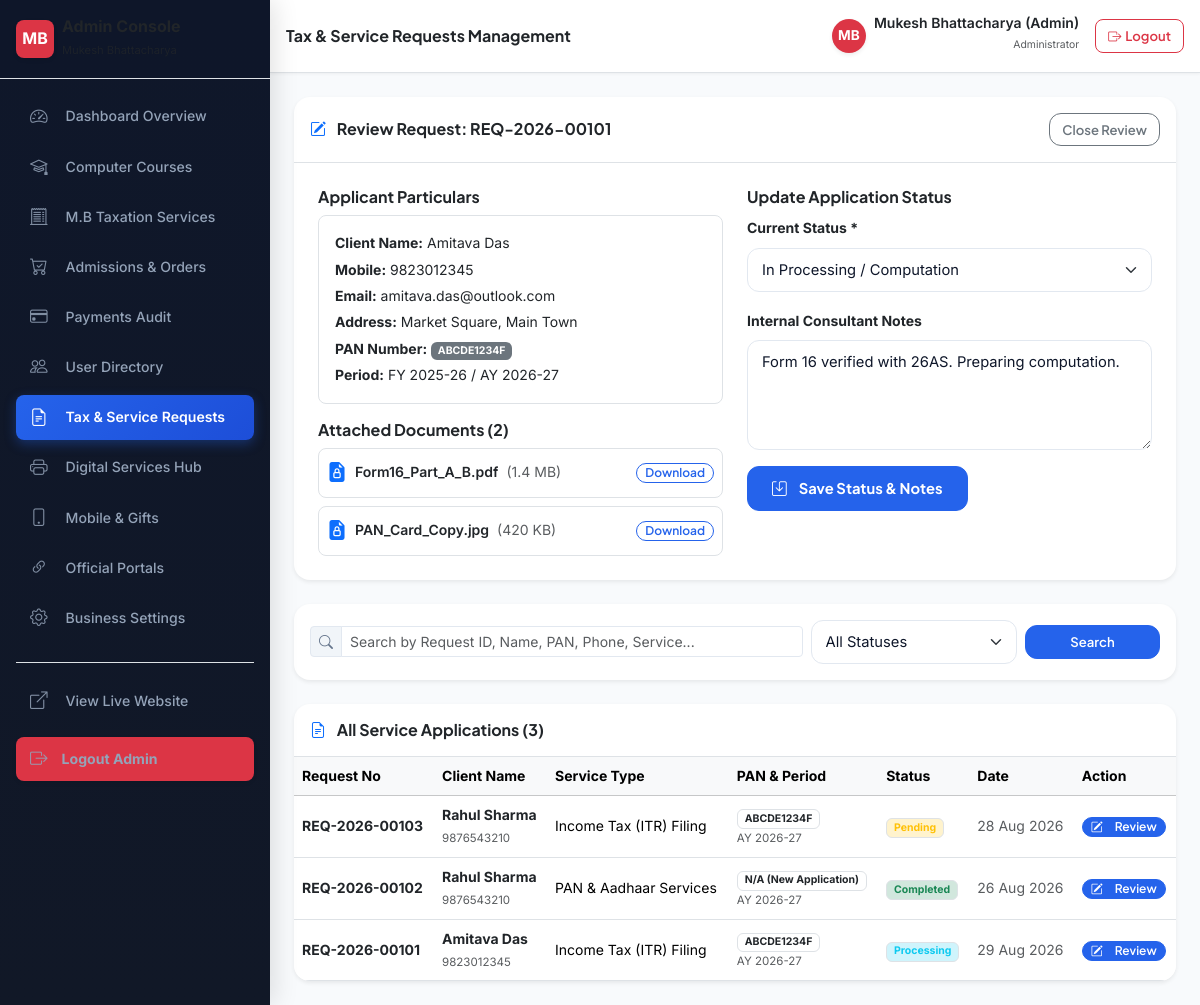
Screenshot of /admin/tax-requests.php?view_id=1 (signed in) with the database file from the repository.
### tables this page shows
CREATE TABLE `users` (
  `id` INT UNSIGNED NOT NULL AUTO_INCREMENT,
  `user_code` VARCHAR(50) NOT NULL UNIQUE,
  `name` VARCHAR(120) NOT NULL,
  `email` VARCHAR(150) NOT NULL UNIQUE,
  `mobile` VARCHAR(20) NOT NULL UNIQUE,
  `password_hash` VARCHAR(255) NOT NULL,
  `address` TEXT NULL,
  `role` ENUM('user', 'admin') NOT NULL DEFAULT 'user',
  `status` ENUM('active', 'inactive', 'suspended') NOT NULL DEFAULT 'active',
  `created_at` DATETIME NOT NULL DEFAULT CURRENT_TIMESTAMP,
  `updated_at` DATETIME NOT NULL DEFAULT CURRENT_TIMESTAMP ON UPDATE CURRENT_TIMESTAMP,
  PRIMARY KEY (`id`),
  INDEX `idx_users_email` (`email`),
  INDEX `idx_users_mobile` (`mobile`),
  INDEX `idx_users_role` (`role`),
  INDEX `idx_users_status` (`status`)
);

CREATE TABLE `service_requests` (
  `id` INT UNSIGNED NOT NULL AUTO_INCREMENT,
  `request_number` VARCHAR(60) NOT NULL UNIQUE,
  `user_id` INT UNSIGNED NOT NULL,
  `service_id` INT UNSIGNED NULL,
  `service_type` VARCHAR(150) NOT NULL,
  `customer_name` VARCHAR(120) NOT NULL,
  `mobile` VARCHAR(20) NOT NULL,
  `email` VARCHAR(150) NOT NULL,
  `address` TEXT NULL,
  `pan_number` VARCHAR(30) NULL,
  `financial_year` VARCHAR(20) NOT NULL DEFAULT '2025-26',
  `assessment_year` VARCHAR(20) NOT NULL DEFAULT '2026-27',
  `status` ENUM('Pending', 'Processing', 'Need More Information', 'Completed', 'Rejected') NOT NULL DEFAULT 'Pending',
  `internal_notes` TEXT NULL,
  `created_at` DATETIME NOT NULL DEFAULT CURRENT_TIMESTAMP,
  `updated_at` DATETIME NOT NULL DEFAULT CURRENT_TIMESTAMP ON UPDATE CURRENT_TIMESTAMP,
  PRIMARY KEY (`id`),
  INDEX `idx_requests_user_id` (`user_id`),
  INDEX `idx_requests_status` (`status`),
  INDEX `idx_requests_number` (`request_number`),
  CONSTRAINT `fk_requests_user` FOREIGN KEY (`user_id`) REFERENCES `users` (`id`) ON DELETE CASCADE,
  CONSTRAINT `fk_requests_service` FOREIGN KEY (`service_id`) REFERENCES `tax_services` (`id`) ON DELETE SET NULL
);

CREATE TABLE `documents` (
  `id` INT UNSIGNED NOT NULL AUTO_INCREMENT,
  `request_id` INT UNSIGNED NULL,
  `user_id` INT UNSIGNED NOT NULL,
  `original_name` VARCHAR(255) NOT NULL,
  `stored_name` VARCHAR(255) NOT NULL UNIQUE,
  `file_type` VARCHAR(100) NOT NULL,
  `file_size` INT UNSIGNED NOT NULL,
  `file_size_formatted` VARCHAR(30) NOT NULL,
  `file_path` VARCHAR(255) NOT NULL,
  `upload_ip` VARCHAR(45) NULL,
  `created_at` DATETIME NOT NULL DEFAULT CURRENT_TIMESTAMP,
  PRIMARY KEY (`id`),
  INDEX `idx_documents_request_id` (`request_id`),
  INDEX `idx_documents_user_id` (`user_id`),
  CONSTRAINT `fk_documents_request` FOREIGN KEY (`request_id`) REFERENCES `service_requests` (`id`) ON DELETE SET NULL,
  CONSTRAINT `fk_documents_user` FOREIGN KEY (`user_id`) REFERENCES `users` (`id`) ON DELETE CASCADE
);

### admin/tax-requests.php (the view, shortened to what the rows shown need)
<?php
require_once dirname(__DIR__) . '/config/db.php';
require_once dirname(__DIR__) . '/includes/auth.php';
$selected_request = null;
$attached_docs = [];
if (isset($_GET['view_id'])) {
    $v_id = (int)$_GET['view_id'];
    $r_stmt = $conn->prepare("SELECT * FROM service_requests WHERE id = :id LIMIT 1");
    $r_stmt->execute([':id' => $v_id]);
    $selected_request = $r_stmt->fetch();
    if ($selected_request) {
        $d_stmt = $conn->prepare("SELECT * FROM documents WHERE request_id = :rid");
        $d_stmt->execute([':rid' => $v_id]);
        $attached_docs = $d_stmt->fetchAll();
    }
}
$page = isset($_GET['page']) ? max(1, (int)$_GET['page']) : 1;
$per_page = 10;
$where_clauses = ["1=1"];
$where_sql = implode(" AND ", $where_clauses);
$offset = ($page - 1) * $per_page;
$sql = "SELECT * FROM service_requests WHERE $where_sql ORDER BY id DESC LIMIT :limit OFFSET :offset";
$stmt = $conn->prepare($sql);
$stmt->bindValue(':limit', $per_page, PDO::PARAM_INT);
$stmt->bindValue(':offset', $offset, PDO::PARAM_INT);
$stmt->execute();
$requests = $stmt->fetchAll();
include __DIR__ . '/includes/header.php';
?>
<?php if ($selected_request): ?>
  <div class="card border-0 shadow-sm rounded-4 overflow-hidden mb-4" style="background: var(--card-bg, #ffffff);">
    <div class="card-header bg-transparent border-bottom p-3 d-flex justify-content-between align-items-center">
      <h6 class="fw-bold text-dark mb-0">
        <i class="bi bi-pencil-square text-primary me-2"></i> Review Request: <?php echo htmlspecialchars($selected_request['request_number']); ?>
      </h6>
      <a href="tax-requests.php" class="btn btn-sm btn-outline-secondary">Close Review</a>
    </div>
    <div class="card-body p-4">
      <div class="row g-4">
        <div class="col-md-6">
          <h6 class="fw-bold text-dark mb-2">Applicant Particulars</h6>
          <div class="p-3 rounded-3 bg-subtle border small mb-3">
            <div class="mb-1"><strong>Client Name:</strong> <?php echo htmlspecialchars($selected_request['customer_name']); ?></div>
            <div class="mb-1"><strong>Mobile:</strong> <?php echo htmlspecialchars($selected_request['mobile']); ?></div>
            <div class="mb-1"><strong>Email:</strong> <?php echo htmlspecialchars($selected_request['email']); ?></div>
            <div class="mb-1"><strong>Address:</strong> <?php echo htmlspecialchars($selected_request['address']); ?></div>
            <div class="mb-1"><strong>PAN Number:</strong> <span class="badge bg-secondary"><?php echo htmlspecialchars($selected_request['pan_number'] ?: 'N/A'); ?></span></div>
            <div class="mb-0"><strong>Period:</strong> FY <?php echo htmlspecialchars($selected_request['financial_year']); ?> / AY <?php echo htmlspecialchars($selected_request['assessment_year']); ?></div>
          </div>
          <h6 class="fw-bold text-dark mb-2">Attached Documents (<?php echo count($attached_docs); ?>)</h6>
          <?php if (!empty($attached_docs)): ?>
            <div class="d-flex flex-column gap-2">
              <?php foreach ($attached_docs as $doc): ?>
                <div class="d-flex justify-content-between align-items-center p-2 rounded-3 bg-subtle border small">
                  <div class="d-flex align-items-center gap-2 text-truncate">
                    <i class="bi bi-file-earmark-lock-fill text-primary fs-5"></i>
                    <span class="fw-semibold text-dark text-truncate"><?php echo htmlspecialchars($doc['original_name']); ?></span>
                    <span class="text-muted">(<?php echo htmlspecialchars($doc['file_size_formatted']); ?>)</span>
                  </div>
                  <a href="../<?php echo htmlspecialchars($doc['file_path']); ?>" target="_blank" class="btn btn-sm btn-outline-primary py-0 px-2" style="font-size: 0.75rem;">Download</a>
                </div>
              <?php endforeach; ?>
            </div>
          <?php else: ?>
            <p class="small text-muted mb-0">No documents uploaded with this request.</p>
          <?php endif; ?>
        </div>
        <div class="col-md-6">
          <h6 class="fw-bold text-dark mb-2">Update Application Status</h6>
          <form method="POST" action="tax-requests.php">
            <div class="mb-3">
              <label class="form-label small fw-bold text-dark">Current Status *</label>
              <select name="status" class="form-select">
                <option value="Processing" <?php echo ($selected_request['status'] === 'Processing') ? 'selected' : ''; ?>>In Processing / Computation</option>
              </select>
            </div>
            <div class="mb-3">
              <label class="form-label small fw-bold text-dark">Internal Consultant Notes</label>
              <textarea name="internal_notes" class="form-control" rows="4" placeholder="Add tax computation remarks, acknowledgement numbers, or client follow-up details..."><?php echo htmlspecialchars($selected_request['internal_notes'] ?? ''); ?></textarea>
            </div>
            <button type="submit" class="btn btn-primary fw-bold px-4">
              <i class="bi bi-save me-1"></i> Save Status & Notes
            </button>
          </form>
        </div>
      </div>
    </div>
  </div>
<?php endif; ?>
<div class="card border-0 shadow-sm rounded-4 overflow-hidden" style="background: var(--card-bg, #ffffff);">
  <div class="card-body p-0">
    <div class="table-responsive">
      <table class="table table-hover align-middle mb-0 small">
        <thead class="table-light">
          <tr>
            <th>Request No</th>
            <th>Client Name</th>
            <th>Service Type</th>
            <th>PAN & Period</th>
            <th>Status</th>
            <th>Date</th>
            <th>Action</th>
          </tr>
        </thead>
        <tbody>
          <?php if (!empty($requests)): ?>
            <?php foreach ($requests as $r): ?>
              <tr>
                <td class="fw-bold text-dark"><?php echo htmlspecialchars($r['request_number']); ?></td>
                <td>
                  <strong class="d-block text-dark"><?php echo htmlspecialchars($r['customer_name']); ?></strong>
                  <span class="text-muted" style="font-size: 0.72rem;"><?php echo htmlspecialchars($r['mobile']); ?></span>
                </td>
                <td><?php echo htmlspecialchars($r['service_type']); ?></td>
                <td>
                  <span class="badge bg-subtle text-dark border"><?php echo htmlspecialchars($r['pan_number'] ?: 'No PAN'); ?></span>
                  <div class="text-muted" style="font-size: 0.72rem;">AY <?php echo htmlspecialchars($r['assessment_year']); ?></div>
                </td>
                <td>
                  <?php if ($r['status'] === 'Completed'): ?>
                    <span class="badge bg-success-subtle text-success border">Completed</span>
                  <?php elseif ($r['status'] === 'Processing'): ?>
                    <span class="badge bg-info-subtle text-info border">Processing</span>
                  <?php elseif ($r['status'] === 'Cancelled'): ?>
                    <span class="badge bg-danger-subtle text-danger border">Cancelled</span>
                  <?php else: ?>
                    <span class="badge bg-warning-subtle text-warning border">Pending</span>
                  <?php endif; ?>
                </td>
                <td class="text-muted"><?php echo date('d M Y', strtotime($r['created_at'])); ?></td>
                <td>
                  <a href="tax-requests.php?view_id=<?php echo $r['id']; ?>" class="btn btn-sm btn-primary py-0 px-2" style="font-size: 0.75rem;">
                    <i class="bi bi-pencil-square me-1"></i> Review
                  </a>
                </td>
              </tr>
            <?php endforeach; ?>
          <?php else: ?>
            <tr><td colspan="7" class="text-center py-4 text-muted">No tax service requests found matching criteria.</td></tr>
          <?php endif; ?>
        </tbody>
      </table>
    </div>
  </div>
</div>
<?php include __DIR__ . '/includes/footer.php'; ?>

### admin/includes/header.php (shortened to what the rows shown need)
<?php
require_once dirname(__DIR__, 2) . '/config/db.php';
require_once dirname(__DIR__, 2) . '/includes/auth.php';
$logged_admin = current_user();
?>
<!DOCTYPE html>
<html lang="en" data-bs-theme="light">
<head>
  <link href="https://cdn.jsdelivr.net/npm/bootstrap@5.3.3/dist/css/bootstrap.min.css" rel="stylesheet">
  <link href="https://cdn.jsdelivr.net/npm/bootstrap-icons@1.11.3/font/bootstrap-icons.min.css" rel="stylesheet">
  <link href="../assets/css/style.css" rel="stylesheet">
  <link href="../assets/css/admin.css" rel="stylesheet">
</head>
<body class="bg-body-tertiary">
  <div class="admin-wrapper">
    <div class="admin-main">
      <header class="admin-topbar d-flex align-items-center justify-content-between p-3 border-bottom" style="background: var(--card-bg, #ffffff);">
        <div class="d-flex align-items-center gap-3">
          <div class="d-flex align-items-center gap-2">
            <div class="d-none d-sm-block text-end">
              <span class="fw-semibold small text-dark d-block lh-1"><?php echo htmlspecialchars($logged_admin['name']); ?></span>
              <span class="text-muted" style="font-size: 0.65rem;">Administrator</span>
            </div>
          </div>
        </div>
      </header>
      <div class="admin-content p-3 p-md-4">

### rows the page displays
users: name "Mukesh Bhattacharya (Admin)"
service_requests: request_number "REQ-2026-00101", customer_name "Amitava Das", mobile "9823012345", email "amitava.das@outlook.com", address "Market Square, Main Town", pan_number "ABCDE1234F", financial_year "2025-26", assessment_year "2026-27", status "In Processing / Computation", internal_notes "Form 16 verified with 26AS. Preparing computation.", service_type "Income Tax (ITR) Filing", created_at "29 Aug 2026"
documents: original_name "Form16_Part_A_B.pdf", file_size_formatted "1.4 MB"
documents: original_name "PAN_Card_Copy.jpg", file_size_formatted "420 KB"
service_requests: request_number "REQ-2026-00103", customer_name "Rahul Sharma", mobile "9876543210", service_type "Income Tax (ITR) Filing", pan_number "ABCDE1234F", assessment_year "2026-27", status "Pending", created_at "28 Aug 2026"
service_requests: request_number "REQ-2026-00102", customer_name "Rahul Sharma", mobile "9876543210", service_type "PAN & Aadhaar Services", pan_number "N/A (New Application)", assessment_year "2026-27", status "Completed", created_at "26 Aug 2026"

### other values shown
$page_title "Tax & Service Requests Management"
count($attached_docs) "2"
$total_rows "3"
